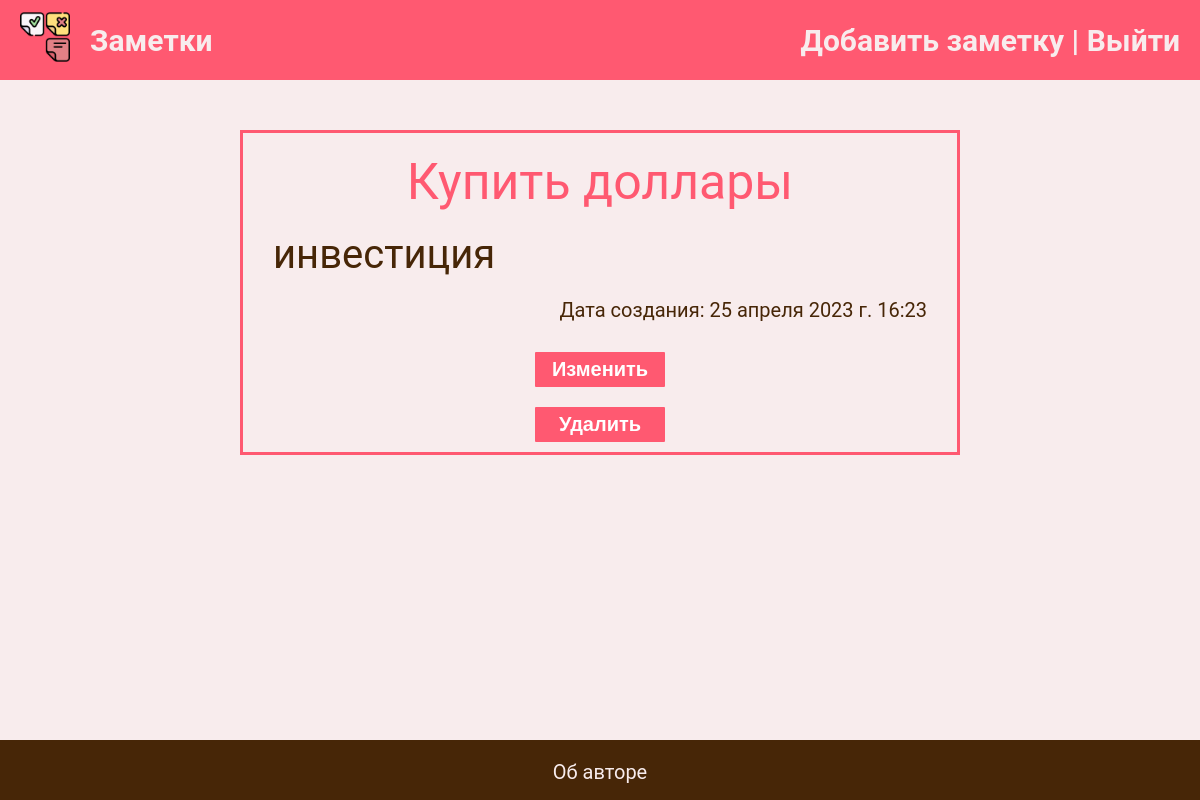
Screenshot of /7/ (signed in) with the database file from the repository.
### my_todo/models.py (models this page shows, shortened)
class ToDo(models.Model):
    author = models.ForeignKey(
        User, on_delete=models.CASCADE, related_name='Имя')
    title = models.CharField(max_length=200)
    content = models.TextField(blank=True)
    date_created = models.DateTimeField(auto_now_add=True)
    date_completed = models.DateTimeField(auto_now=True)
    class Meta:
        verbose_name = 'Заметка'
        verbose_name_plural = 'Заметки'
        ordering = ['-date_created']

### my_todo/views.py (the view)
# urls.py: path('<int:pk>/', views.ToDoDetail.as_view(), name='detail_todo'),
class ToDoDetail(LoginRequiredMixin, DetailView):
    model = ToDo
    context_object_name = 'todo'
    template_name = 'my_todo/detail_todo.html'

### my_todo/templates/my_todo/detail_todo.html (shortened to what this page needs)
{% extends 'my_todo/base.html' %}
{% load static %}
{% block css %}
    <link rel="stylesheet" href="{% static 'new_detail_style.css' %}">
{% endblock css %}
{% block content %}
    {% if edit %}
        <form method="post" action="{% url 'update_todo' todo.pk %}" class="decor">
            {% csrf_token %}
            <div class="form-inner">
                <h3>Редактирование заметки</h3>
                <input type="text" name="title" required id="id_title" value={{ todo.title }}>
                <textarea name="content" id="id_content" rows="3">{{todo.content}}</textarea>
                <input type="submit" value="Сохранить">
            </div>
        </form>
    {% else %}
        <div class="todo_detail">
            <div class="todo_title">{{ todo.title }}</div>
            <div class="todo_content">{{ todo.content }}</div>
            <div class="todo_time">Дата создания: {{ todo.date_created }}</div>
            <div class="todo_buttons">
                <button class="button_todo" type="submit">
                    <a class="button_link_todo" href="{% url 'update_todo' todo.pk %}">Изменить</a>
                </button>
            </div>
            <div class="todo_buttons">
                <form method="post" action="{% url 'delete_todo' todo.pk %}">
                    <button type="submit" class="button_todo">Удалить</button>
                </form>
            </div>
        </div>
    {% endif %}
{% endblock content %}

### my_todo/static/style.css (style rules this page uses)
body { margin: 0; padding: 0; background-color: #f8eced; font-family: Roboto; height: 100%; }
.todo_detail { position: relative; max-width: 60%; margin: 50px auto 0; border: 3px solid #ff5971; }
.todo_title { text-align: center; padding-top: 20px; padding-bottom: 20px; color: #ff5971; font-size: 50px; }
.todo_content { padding-left: 30px; padding-right: 30px; padding-bottom: 20px; font-size: 40px; color: #472607; }
.todo_time { padding-right: 30px; padding-bottom: 20px; font-size: 20px; color: #472607; text-align: right; }
.button_todo { width: 130px; margin: 10px auto 10px auto; border: 5px solid #ff5971; border-radius: 1px; font-weight: 900; text-align: center; background-color: #ff5971; color: white; font-size: 20px; -webkit-transition-duration: 0.4s; transition-duration: 0.4s; }
.button_link_todo { text-decoration: none; color: white; font-size: 20px; }
.todo_buttons { margin: 0 auto; display: flex; justify-content: center; }

### my_todo/static/new_detail_style.css (style rules this page uses)
* { box-sizing: border-box; }

### rows the page displays
ToDo: title "Купить доллары", content "инвестиция", date_created "25 апреля 2023 г. 16:23"
